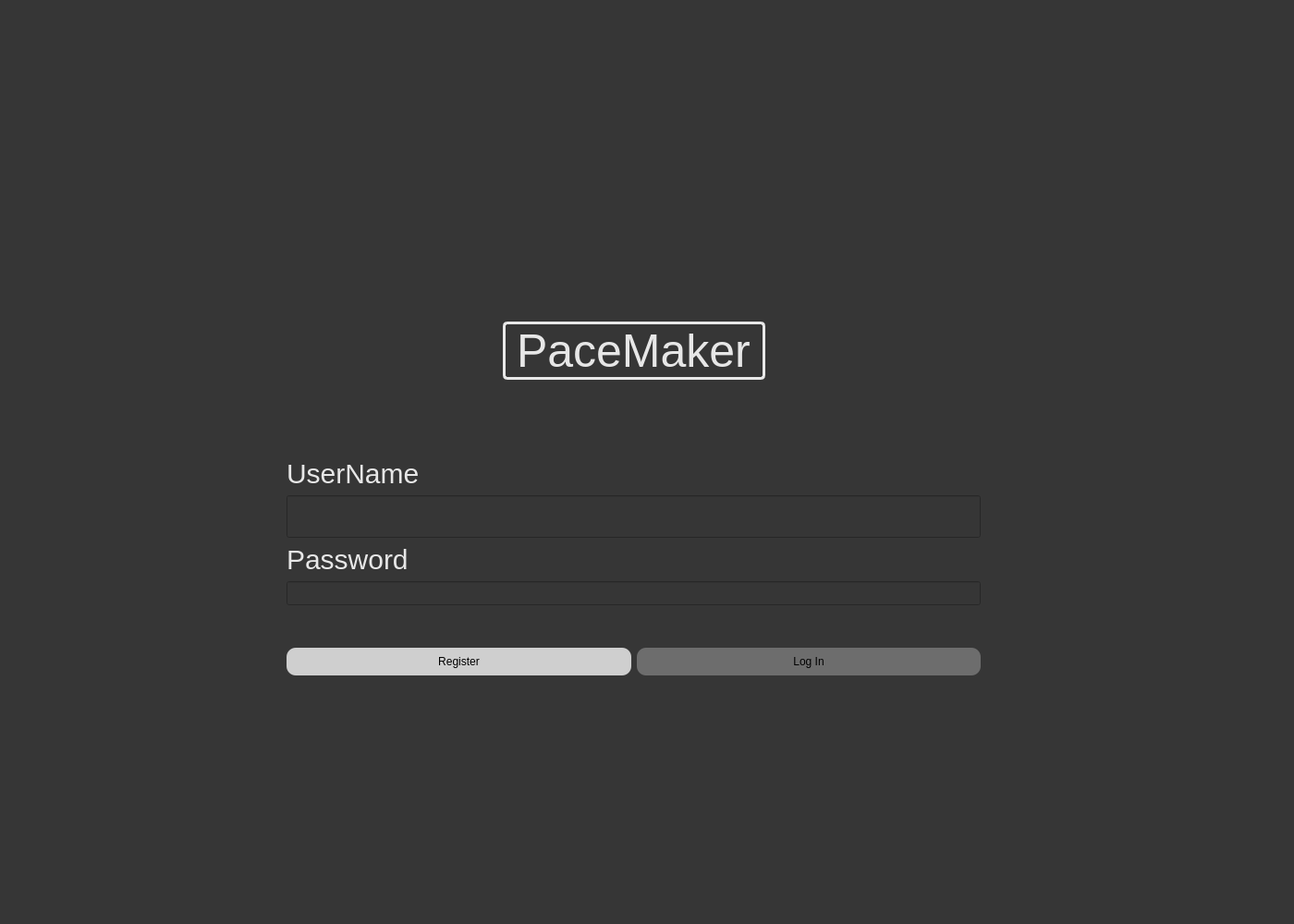
<?xml version="1.0" encoding="UTF-8"?>
<ui version="4.0">
 <class>LoginForm</class>
 <widget class="QMainWindow" name="LoginForm">
  <property name="geometry">
   <rect>
    <x>0</x>
    <y>0</y>
    <width>1400</width>
    <height>1000</height>
   </rect>
  </property>
  <property name="windowTitle">
   <string>MainWindow</string>
  </property>
  <property name="layoutDirection">
   <enum>Qt::LeftToRight</enum>
  </property>
  <property name="styleSheet">
   <string notr="true">background-color: rgb(54, 54, 54);</string>
  </property>
  <widget class="QWidget" name="centralwidget">
   <widget class="QWidget" name="verticalLayoutWidget">
    <property name="geometry">
     <rect>
      <x>310</x>
      <y>270</y>
      <width>751</width>
      <height>461</height>
     </rect>
    </property>
    <layout class="QVBoxLayout" name="verticalLayout">
     <item>
      <spacer name="verticalSpacer_2">
       <property name="orientation">
        <enum>Qt::Vertical</enum>
       </property>
       <property name="sizeHint" stdset="0">
        <size>
         <width>20</width>
         <height>40</height>
        </size>
       </property>
      </spacer>
     </item>
     <item>
      <layout class="QHBoxLayout" name="horizontalLayout_2">
       <item>
        <spacer name="horizontalSpacer">
         <property name="orientation">
          <enum>Qt::Horizontal</enum>
         </property>
         <property name="sizeHint" stdset="0">
          <size>
           <width>40</width>
           <height>20</height>
          </size>
         </property>
        </spacer>
       </item>
       <item>
        <widget class="QLabel" name="PaceMakerLabel">
         <property name="styleSheet">
          <string notr="true">color: rgb(231, 231, 231);
border: 3px solid;
border-radius: 5px;
border-color: rgb(232, 232, 232);
font-size: 50px;</string>
         </property>
         <property name="text">
          <string>PaceMaker</string>
         </property>
        </widget>
       </item>
       <item>
        <spacer name="horizontalSpacer_2">
         <property name="orientation">
          <enum>Qt::Horizontal</enum>
         </property>
         <property name="sizeHint" stdset="0">
          <size>
           <width>40</width>
           <height>20</height>
          </size>
         </property>
        </spacer>
       </item>
      </layout>
     </item>
     <item>
      <spacer name="verticalSpacer">
       <property name="orientation">
        <enum>Qt::Vertical</enum>
       </property>
       <property name="sizeHint" stdset="0">
        <size>
         <width>20</width>
         <height>26</height>
        </size>
       </property>
      </spacer>
     </item>
     <item>
      <layout class="QVBoxLayout" name="verticalLayout_2">
       <item>
        <widget class="QLabel" name="UsernameLabel">
         <property name="styleSheet">
          <string notr="true">color: rgb(231, 231, 231);
font-size: 30px;</string>
         </property>
         <property name="text">
          <string>UserName</string>
         </property>
        </widget>
       </item>
       <item>
        <widget class="QLineEdit" name="UsernameInput">
         <property name="styleSheet">
          <string notr="true">height: 40px;
color: rgb(255, 255, 255);</string>
         </property>
        </widget>
       </item>
       <item>
        <widget class="QLabel" name="PasswordLabel">
         <property name="styleSheet">
          <string notr="true">color: rgb(231, 231, 231);
font-size: 30px;</string>
         </property>
         <property name="text">
          <string>Password</string>
         </property>
        </widget>
       </item>
       <item>
        <widget class="QLineEdit" name="PasswordInput">
         <property name="styleSheet">
          <string notr="true">height: 20px;
color: rgb(255, 255, 255);</string>
         </property>
        </widget>
       </item>
       <item>
        <spacer name="verticalSpacer_4">
         <property name="orientation">
          <enum>Qt::Vertical</enum>
         </property>
         <property name="sizeHint" stdset="0">
          <size>
           <width>20</width>
           <height>40</height>
          </size>
         </property>
        </spacer>
       </item>
       <item>
        <layout class="QHBoxLayout" name="horizontalLayout">
         <item>
          <widget class="QPushButton" name="Register">
           <property name="styleSheet">
            <string notr="true">background-color: rgb(207, 207, 207);
border-radius: 10px;
height: 30px;</string>
           </property>
           <property name="text">
            <string>Register</string>
           </property>
          </widget>
         </item>
         <item>
          <widget class="QPushButton" name="Login">
           <property name="styleSheet">
            <string notr="true">background-color: rgb(109, 109, 109);
border-radius: 10px;
height: 30px;</string>
           </property>
           <property name="text">
            <string>Log In</string>
           </property>
          </widget>
         </item>
        </layout>
       </item>
      </layout>
     </item>
    </layout>
   </widget>
  </widget>
  <widget class="QStatusBar" name="statusbar"/>
  <action name="actionHello_world">
   <property name="text">
    <string>Hello world :)</string>
   </property>
  </action>
 </widget>
 <resources/>
 <connections/>
</ui>
